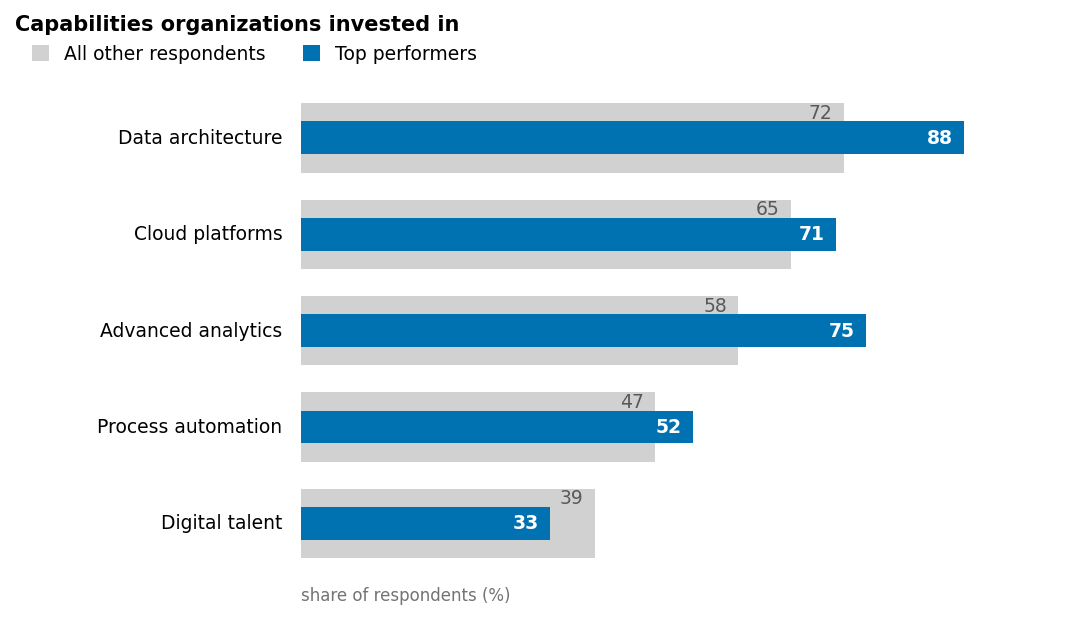

The Python source for this figure:
"""bar_overlay_mckinsey: 麦肯锡商务风叠加柱状图（同基线宽窄两层对比）."""
import sys, os; sys.path.insert(0, os.path.join(os.path.dirname(os.path.abspath(__file__)), '..', '..', '_utils', 'python'))
import numpy as np
import matplotlib.pyplot as plt
from theme import apply_theme
from palette import cycle


def make_figure(ref=None, main=None, labels=None,
                ref_name='All other respondents',
                main_name='Top performers',
                title='Capabilities organizations invested in'):
    apply_theme()
    if ref is None:
        ref = np.array([72, 65, 58, 47, 39])     # 宽柱：对照组（底层）
        main = np.array([88, 71, 75, 52, 33])    # 窄柱：重点组（顶层）
        labels = ['Data architecture', 'Cloud platforms', 'Advanced analytics',
                  'Process automation', 'Digital talent']
    ref = np.asarray(ref, dtype=float); main = np.asarray(main, dtype=float)
    y = np.arange(len(ref))
    c_ref, c_main = '0.82', cycle(0)
    fig, ax = plt.subplots(figsize=(7.2, 4.2))
    # 同一基线两层 barh：宽灰底 + 窄彩色，形成"叠加"对比而非堆叠
    ax.barh(y, ref, height=0.72, color=c_ref, edgecolor='none', zorder=1,
            label=ref_name)
    ax.barh(y, main, height=0.34, color=c_main, edgecolor='none', zorder=2,
            label=main_name)
    # 数值长在柱端内侧
    for yi, (r, m) in enumerate(zip(ref, main)):
        ax.text(r - 1.5, yi - 0.26, '%.0f' % r, ha='right', va='center',
                fontsize=9, color='0.35')
        ax.text(m - 1.5, yi, '%.0f' % m, ha='right', va='center',
                fontsize=9, color='white', fontweight='bold')
    # 类目标签代替 y 轴
    for yi, lab in zip(y, labels):
        ax.text(-2.5, yi, lab, ha='right', va='center', fontsize=9)
    ax.set_title(title, loc='left', fontweight='bold', pad=24)
    ax.text(0, len(y) - 0.35, 'share of respondents (%)', fontsize=8,
            color='0.45', va='top')
    ax.invert_yaxis()
    ax.set_xlim(-38, 100)
    ax.axis('off')
    ax.legend(frameon=False, loc='lower left',
              bbox_to_anchor=(0.0, 1.0), ncol=2, handlelength=0.9,
              handleheight=0.9, fontsize=9)
    fig.tight_layout()
    return fig


if __name__ == '__main__':
    fig = make_figure()
    fig.savefig(__file__.replace('.py', '.png'), dpi=150)
